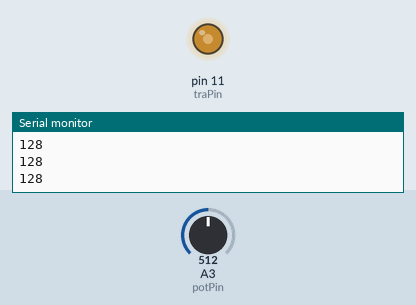
This sketch was run on a simulated Arduino Uno, built with avr-gcc and run on an emulated ATmega328P. Shown: output pins drawn as LEDs (lit = HIGH), the last lines printed to the serial monitor. The inputs (shaded band) are chosen by the test bench; at power-on: A3 (potPin) = 512.

Above: at 1.2 s.
1.3 s: A3 (potPin) set to 716
At 2.0 s:
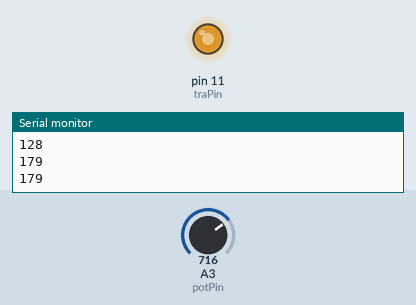
2.9 s: A3 (potPin) set to 900
At 3.3 s:
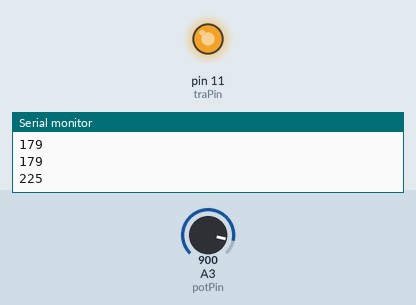
4.5 s: A3 (potPin) set to 122
At 5.8 s:
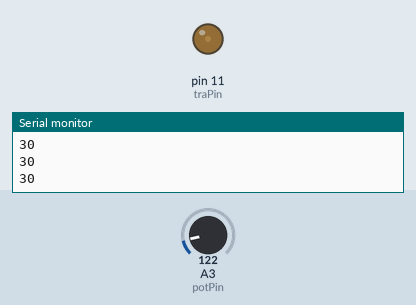
6.1 s: A3 (potPin) set to 0
At 7.1 s:
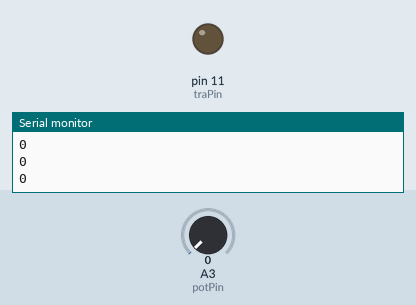
Timing chart, 0 to 8.7 s (numbered marks = the images above; inputs shaded):
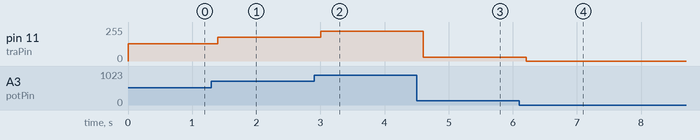

Measured:
- after the input at 1.3 s, pin 11 (traPin): 128/255 → 179/255 after 0.10 s
- after the input at 2.9 s, pin 11 (traPin): 179/255 → 225/255 after 0.10 s
- after the input at 4.5 s, pin 11 (traPin): 225/255 → 30/255 after 0.11 s
- after the input at 6.1 s, pin 11 (traPin): 30/255 → 0/255 after 0.11 s

The sketch:

Motor_control.ino
```cpp
#include "Arduino.h"

int potPin = 3;
int traPin = 11;
int t = 0;

void setup()
{
  	pinMode(potPin, INPUT);
  	pinMode(traPin, OUTPUT);
  	Serial.begin(9600);}

void loop()
{
	t = (analogRead(potPin))/4;
	analogWrite(traPin, t);
	delay(200);
	Serial.println(t);
} 
```
